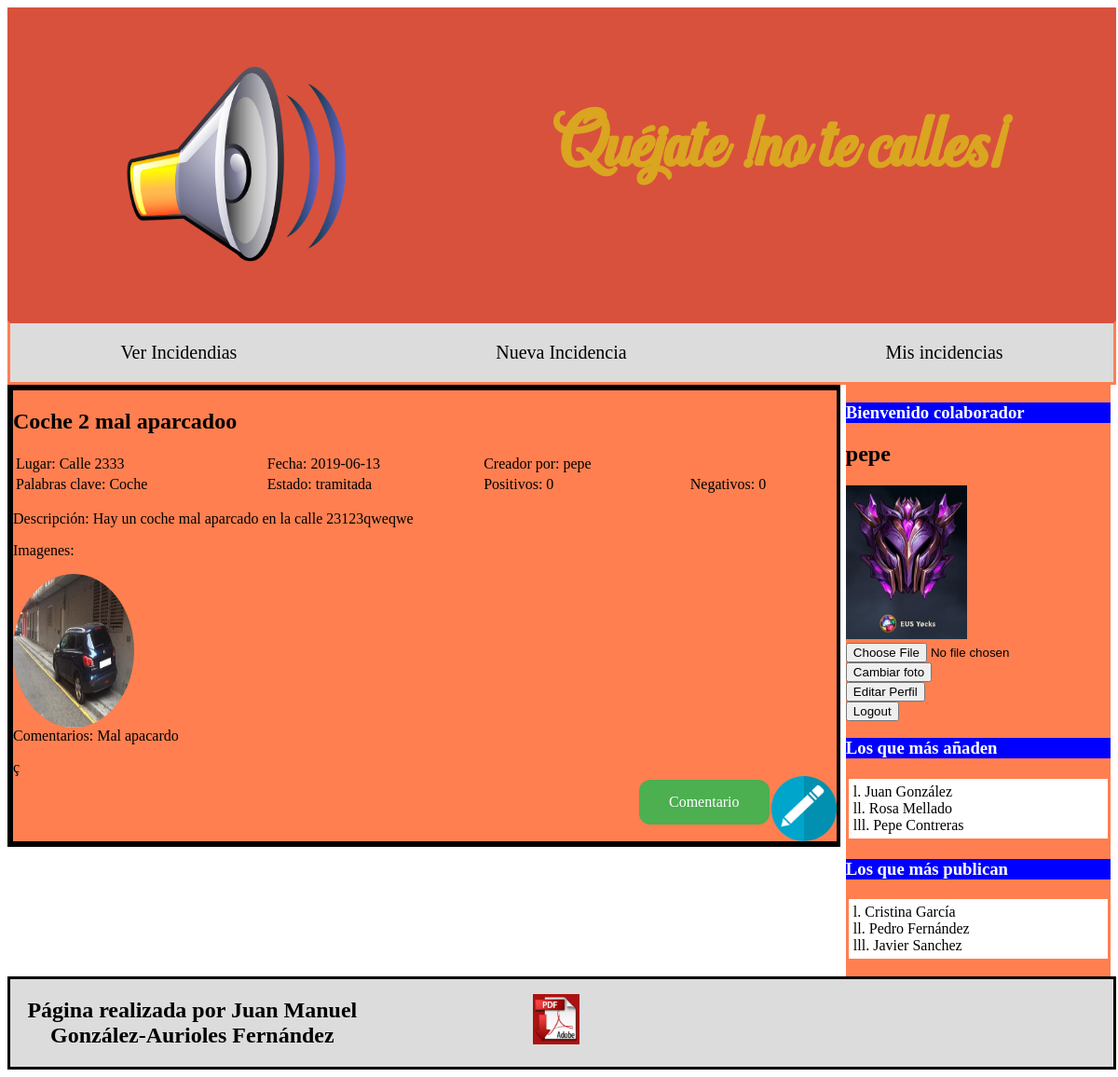
Page /index.php?seccion=propias (signed in) on the committed database.
### tables this page shows
CREATE TABLE `incidencias` (
  `id` int(10) unsigned NOT NULL AUTO_INCREMENT,
  `Titulo` text NOT NULL,
  `Lugar` text NOT NULL,
  `Fecha` date NOT NULL,
  `Usuario` varchar(50) NOT NULL,
  `PClaves` text NOT NULL,
  `Estado` text NOT NULL,
  `Positivos` int(100) NOT NULL DEFAULT '0',
  `Descripcion` text NOT NULL,
  `Imagenes` text NOT NULL,
  `Comentarios` text,
  `Negativos` int(100) NOT NULL DEFAULT '0',
  PRIMARY KEY (`id`),
  KEY `id` (`id`)
);

### controller/usuarios_controlador.php (called while the page is built, shortened)
<?php
    require_once ("main.php");
?>

### index.php (called while the page is built, shortened)
<?php
    require_once ("bd/conexion.php");
    require ("controller/usuarios_controlador.php");
?>

### bd/conexion.php (called while the page is built, shortened)
<?php
    class Conectar{
        public static function conexion(){
            $username = "juanmagaf1819";
            $password = "kkulgwAf";
            $servername = "localhost";
            $dbname = "juanmagaf1819";
            $conn = new mysqli($servername, $username, $password, $dbname);
            return $conn;
        }
    }
?>

### model/incidencias_modelo.php (called while the page is built, shortened)
<?php
class Incidencia_modelo{
    private $db;
    private $incidencia;
    public function __construct(){
        $this->db=Conectar::conexion();
        $this->incidencia=array();
    }
    public function getIncidenciass($user){
        $consulta=$this->db->query("SELECT * FROM incidencias where Usuario = '$user'");
        while($filas=$consulta->fetch_assoc()){
            $this->incidencia[]=$filas;
        }
        return $this->incidencia;
    }
}
?>

### view/propias.php (the view)
<main>
            <?php
            foreach($datosinc as $inc) {
                echo ' <article id="borde_negro">
                <h2>'.$inc["Titulo"].'</h2>
                <table>
                    <tr>
                        <th>Lugar: '.$inc["Lugar"].'</th>
                        <th>Fecha: '.$inc["Fecha"].'</th>
                        <th>Creador por: '.$inc["Usuario"].'</th>
                    </tr>
                    <tr>
                        <th>Palabras clave: '.$inc["PClaves"].'</th>
                        <th>Estado: '.$inc["Estado"].'</th>
                        <th>Positivos: '.$inc["Positivos"].'</th>
                        <th>Negativos: '.$inc["Negativos"].'</th>
                    </tr>
                </table>
                <p>Descripción: '.$inc["Descripcion"].'</p>
                <p>Imagenes: </p><img id="img_perfil" src="'.$inc["Imagenes"].'" alt="Foto_incidencia">
                <p>Comentarios: '.$inc["Comentarios"].'</p>ç
                <form method="POST"  action="index.php?seccion=editar_incidencia2">
                    <label><input type="image" id="logo" src=imagenes/lapiz.png></label>
                    <label><input type="hidden" name="indice" value="'.$inc['id'].'"></label>
                </form>
                <a href="index.php?seccion=comprar&indice='.$inc["id"].'" class="enlace">Comentario</a>
                </article>
                    ';
                }
            ?>
    </main>

### css/Css.css (style rules this page uses)
form label { display: block; }
table th { font-weight: normal; font-size: 100%; }
table tr { float: center; }
table { width: 100%; }
a { text-decoration: none; }
article { float: left; text-align: left; font-size: 80%; background-color:coral; width: 99.5%; border-style: solid; border-color: coral; display: block; }
main { float: left; text-align: left; font-size: 125%; width: 75%; display: inline-block; border-color: black; border-style: solid; }
#borde_negro { border-color: black; border-style: solid; }
article img { float: left; border-radius: 50%; width: 250px; }
main img { float: left; border-radius: 50%; width: 250px; }
p { clear: both; }
.enlace { background-color: #4CAF50; border-radius: 12px; color: white; padding: 15px 32px; text-align: center; display: inline-block; font-size: 16px; text-decoration-line: none; margin: 4px 2px; float: right; }
#img_perfil { width: 130px; height: 165px; }
#logo { float: right; width: 70px; height: 70px; }

### rows in the picture
incidencias: Titulo "Coche 2 mal aparcadoo", Lugar "Calle 2333", Fecha "2019-06-13", Usuario "pepe", PClaves "Coche", Estado "tramitada", Positivos "0", Negativos "0", Descripcion "Hay un coche mal aparcado en la calle 23123qweqwe", Imagenes (picture), Comentarios "Mal apacardo"

### other values in the picture
$_SESSION['rol'] "colaborador"
$_SESSION["datos"][1] "pepe"
